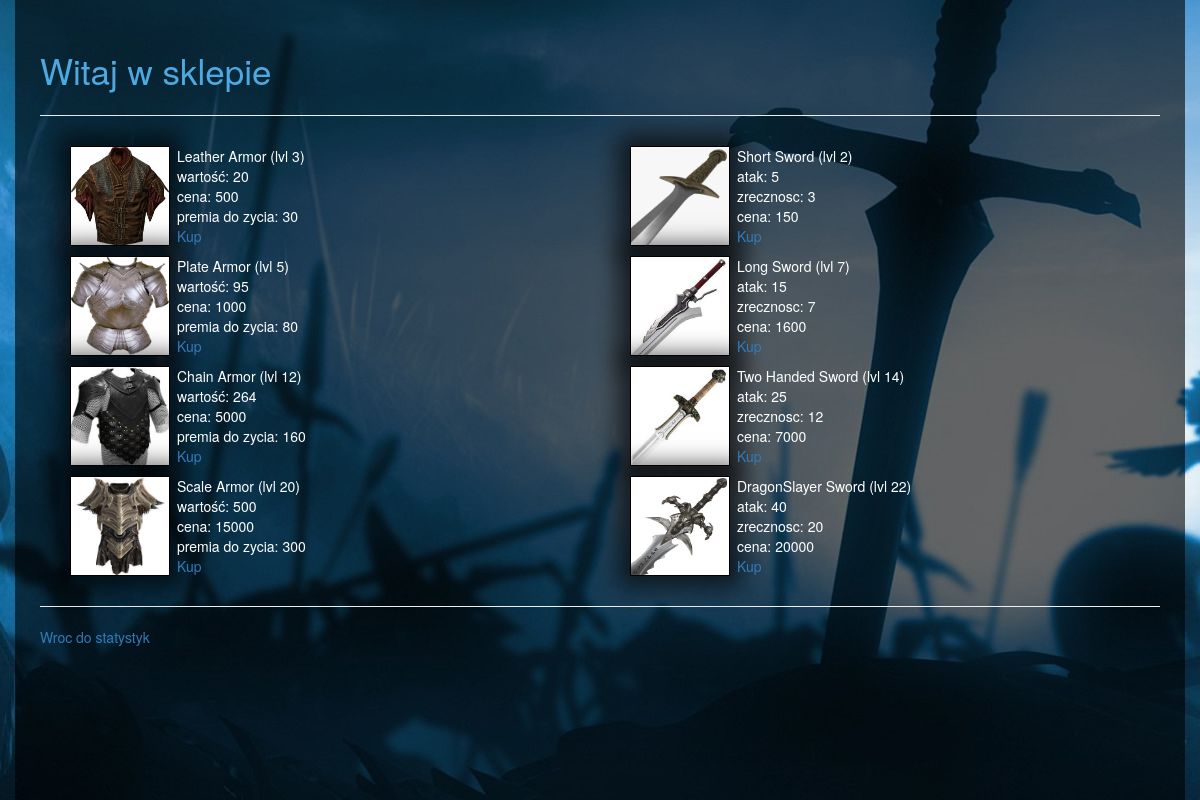
Page /player/8/shop/ on the committed database.
### project/models.py (models this page shows)
class ArmorItem(models.Model):
    name = models.CharField(max_length=30)
    value = models.IntegerField()
    bonus_health = models.IntegerField()
    requiredlv = models.IntegerField()
    price = models.IntegerField()
    def __unicode__(self):
        return self.name

class Weapon(models.Model):
    name = models.CharField(max_length=30)
    bonus_attack = models.IntegerField()
    bonus_agility = models.IntegerField()
    requiredlv = models.IntegerField()
    price = models.IntegerField()
    def __unicode__(self):
        return self.name

### project/views/shop.py (the view)
# urls.py: url(r'^player/(?P<p>[0-9]+)/shop/$', shop),
def shop(request, p):
    gamer = Player.objects.get(pk=p)
    return render(request, 'shop/shop_items.html', {'armor': ArmorItem.objects.exclude(pk=1),
                                                    'weapon': Weapon.objects.all(), 'p': gamer})

### templates/shop/shop_items.html (shortened to what this page needs)
{% extends 'layout.html' %}
{% load staticfiles %}
{% block content %}
    <div class="add_player_title">
        Witaj w sklepie
    </div>
    <hr/>
        <div class="col-md-6">
            {% for item in armor %}
                <div class="shop">
                    <div class="column_left">
                        <div class="armor_img">
                            {%if item.value  == 20%}
                                <img src="{% static 'css/content/armor1.jpg' %}" height="100%", width="100%">
                            {%elif item.value  == 95%}
                                <img src="{% static 'css/content/armor2.jpg' %}" height="100%", width="100%">
                            {%elif item.value  == 264%}
                                <img src="{% static 'css/content/armor3.jpg' %}" height="100%", width="100%">
                            {%else%}
                                <img src="{% static 'css/content/armor4.jpg' %}" height="100%", width="100%">
                            {%endif%}
                        </div>
                    </div>
                    <div class="armor_info">
                        {{ item.name }} (lvl {{item.requiredlv}})<br />
                        wartość: {{ item.value }}<br />
                        cena: {{ item.price}}<br />
                        premia do zycia: {{ item.bonus_health}}<br />
                        {% if p.gold < item.value or p.level < item.requiredlv  %}
                            <div style="color: rgba(255, 80, 80, 1);">nie mozesz kupic tego przedmiotu</div>
                        {% elif p.armorid == item %}
                            <div style="color: rgba(132, 209, 132, 1);">posiadasz ten przedmiot</div>
                        {% else %}
                            <a href="buy/{{item}}">Kup</a>
                        {% endif %}
                    </div>
                </div>
            {% endfor %}
        </div>
        <div class="col-md-6">
            {% for item in weapon %}
                <div class="shop">
                    <div class="column_left">
                        <div class="armor_img">
                            {%if item.bonus_attack  == 5%}
                                <img src="{% static 'css/content/sword1.jpg' %}" height="100%", width="100%">
                            {%elif item.bonus_attack  == 15%}
                                <img src="{% static 'css/content/sword2.jpg' %}" height="100%", width="100%">
                            {%elif item.bonus_attack  == 25%}
                                <img src="{% static 'css/content/sword3.jpg' %}" height="100%", width="100%">
                            {%else%}
                                <img src="{% static 'css/content/sword4.jpg' %}" height="100%", width="100%">
                            {%endif%}
                        </div>
                    </div>
                    <div class="armor_info">
                        {{ item.name }} (lvl {{item.requiredlv}})<br />
                        atak: {{ item.bonus_attack }}<br />
                        zrecznosc: {{ item.bonus_agility }}<br />
                        cena: {{ item.price}}<br />
                        {% if p.gold < item.value or p.level < item.requiredlv  %}
                            <div style="color: rgba(255, 80, 80, 1);">nie mozesz kupic tego przedmiotu</div>
                        {% elif p.bonus_attack == item.bonus_attack%}
                            <div style="color: rgba(132, 209, 132, 1);">posiadasz ten przedmiot</div>
                        {% else %}
                            <a href="buy/{{item}}">Kup</a>
                        {% endif %}
                    </div>
                </div>
            {% endfor %}
        </div>
    <hr/>
    <a href="/player/{{p.id}}/">
        Wroc do statystyk
    </a>
{% endblock %}

### templates/layout.html (shortened to what this page needs)
{% load staticfiles %}
<html>
  <head>
    <link href="{% static 'css/bootstrap.css' %}"
          rel="stylesheet" media="screen">
    <link href="{% static 'css/site.css' %}"
          rel="stylesheet" media="screen">
  </head>
  <body>
  <div class="bg">
	<div class="container">
		<div class="row">
			<div class="bg_player">
    {% block content %}
    {% endblock %}
              </div>
          </div>
      </div>
    </div>
  </body>
</html>

### templates/static/css/site.css (style rules this page uses)
.bg { width: 100%; height: 100%; background-image: url("content/bg.jpg"); background-repeat: no-repeat; background-attachment: fixed; background-position: center; }
.bg_player { color: #fff; background-color:rgba(0,0,0,0.6); padding: 25px; height: 100%; }
.add_player_title { margin: 20px 0px; font-size: 35px; color: #4FA9E0; }
.shop { margin: 10px; }
.armor_img { border: solid 1px #000; height: 100px; width: 100px; -webkit-box-shadow: 0px 0px 22px 12px rgba(0,0,0,0.63); -moz-box-shadow: 0px 0px 22px 12px rgba(0,0,0,0.63); box-shadow: 0px 0px 22px 12px rgba(0,0,0,0.63); margin-right: 7px; }
.armor_info { padding: 0px; }
.column_left { padding-left: 5px; float: left; }

### rows in the picture
ArmorItem: name "Leather Armor", requiredlv "3", value "20", price "500", bonus_health "30"
ArmorItem: name "Plate Armor", requiredlv "5", value "95", price "1000", bonus_health "80"
ArmorItem: name "Chain Armor", requiredlv "12", value "264", price "5000", bonus_health "160"
ArmorItem: name "Scale Armor", requiredlv "20", value "500", price "15000", bonus_health "300"
Weapon: name "Short Sword", requiredlv "2", bonus_attack "5", bonus_agility "3", price "150"
Weapon: name "Long Sword", requiredlv "7", bonus_attack "15", bonus_agility "7", price "1600"
Weapon: name "Two Handed Sword", requiredlv "14", bonus_attack "25", bonus_agility "12", price "7000"
Weapon: name "DragonSlayer Sword", requiredlv "22", bonus_attack "40", bonus_agility "20", price "20000"
